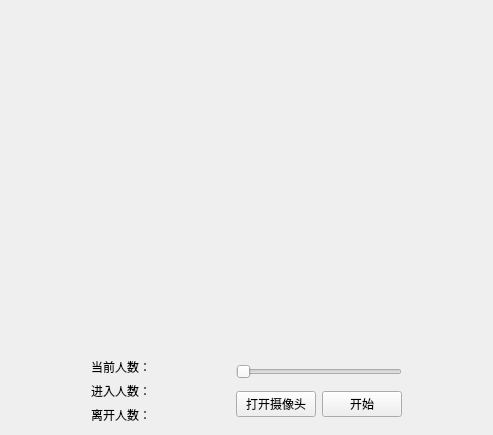
<?xml version="1.0" encoding="UTF-8"?>
<ui version="4.0">
 <class>Widget</class>
 <widget class="QWidget" name="Widget">
  <property name="geometry">
   <rect>
    <x>0</x>
    <y>0</y>
    <width>493</width>
    <height>435</height>
   </rect>
  </property>
  <property name="windowTitle">
   <string>Widget</string>
  </property>
  <layout class="QGridLayout" name="gridLayout">
   <item row="0" column="0">
    <layout class="QVBoxLayout" name="verticalLayout"/>
   </item>
   <item row="0" column="1">
    <layout class="QVBoxLayout" name="verticalLayout_3">
     <item>
      <spacer name="verticalSpacer_2">
       <property name="orientation">
        <enum>Qt::Vertical</enum>
       </property>
       <property name="sizeHint" stdset="0">
        <size>
         <width>20</width>
         <height>156</height>
        </size>
       </property>
      </spacer>
     </item>
     <item>
      <widget class="QLabel" name="label">
       <property name="text">
        <string/>
       </property>
      </widget>
     </item>
     <item>
      <spacer name="verticalSpacer">
       <property name="orientation">
        <enum>Qt::Vertical</enum>
       </property>
       <property name="sizeHint" stdset="0">
        <size>
         <width>20</width>
         <height>155</height>
        </size>
       </property>
      </spacer>
     </item>
    </layout>
   </item>
   <item row="1" column="0" colspan="2">
    <layout class="QHBoxLayout" name="horizontalLayout_2">
     <item>
      <spacer name="horizontalSpacer">
       <property name="orientation">
        <enum>Qt::Horizontal</enum>
       </property>
       <property name="sizeHint" stdset="0">
        <size>
         <width>40</width>
         <height>20</height>
        </size>
       </property>
      </spacer>
     </item>
     <item>
      <layout class="QVBoxLayout" name="verticalLayout_4">
       <item>
        <widget class="QLabel" name="label_2">
         <property name="text">
          <string>当前人数：</string>
         </property>
        </widget>
       </item>
       <item>
        <widget class="QLabel" name="label_3">
         <property name="text">
          <string>进入人数：</string>
         </property>
        </widget>
       </item>
       <item>
        <widget class="QLabel" name="label_4">
         <property name="text">
          <string>离开人数：</string>
         </property>
        </widget>
       </item>
      </layout>
     </item>
     <item>
      <spacer name="horizontalSpacer_3">
       <property name="orientation">
        <enum>Qt::Horizontal</enum>
       </property>
       <property name="sizeHint" stdset="0">
        <size>
         <width>18</width>
         <height>20</height>
        </size>
       </property>
      </spacer>
     </item>
     <item>
      <layout class="QVBoxLayout" name="verticalLayout_2">
       <item>
        <widget class="QSlider" name="horizontalSlider">
         <property name="orientation">
          <enum>Qt::Horizontal</enum>
         </property>
        </widget>
       </item>
       <item>
        <layout class="QHBoxLayout" name="horizontalLayout">
         <item>
          <widget class="QPushButton" name="pushButton">
           <property name="text">
            <string>打开摄像头</string>
           </property>
          </widget>
         </item>
         <item>
          <widget class="QPushButton" name="pushButton_2">
           <property name="text">
            <string>开始</string>
           </property>
          </widget>
         </item>
        </layout>
       </item>
      </layout>
     </item>
     <item>
      <spacer name="horizontalSpacer_2">
       <property name="orientation">
        <enum>Qt::Horizontal</enum>
       </property>
       <property name="sizeHint" stdset="0">
        <size>
         <width>40</width>
         <height>20</height>
        </size>
       </property>
      </spacer>
     </item>
    </layout>
   </item>
  </layout>
 </widget>
 <layoutdefault spacing="6" margin="11"/>
 <resources/>
 <connections/>
</ui>
